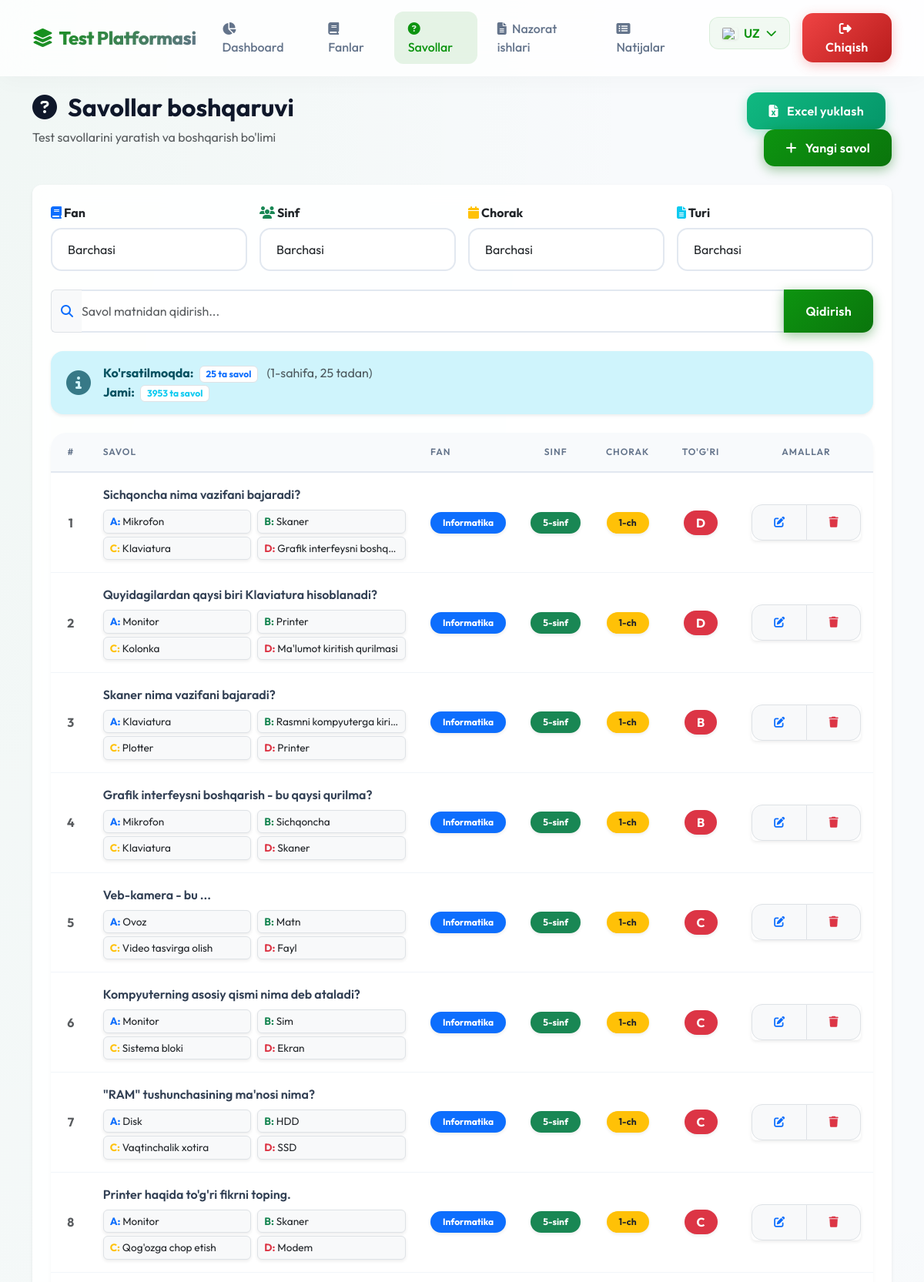
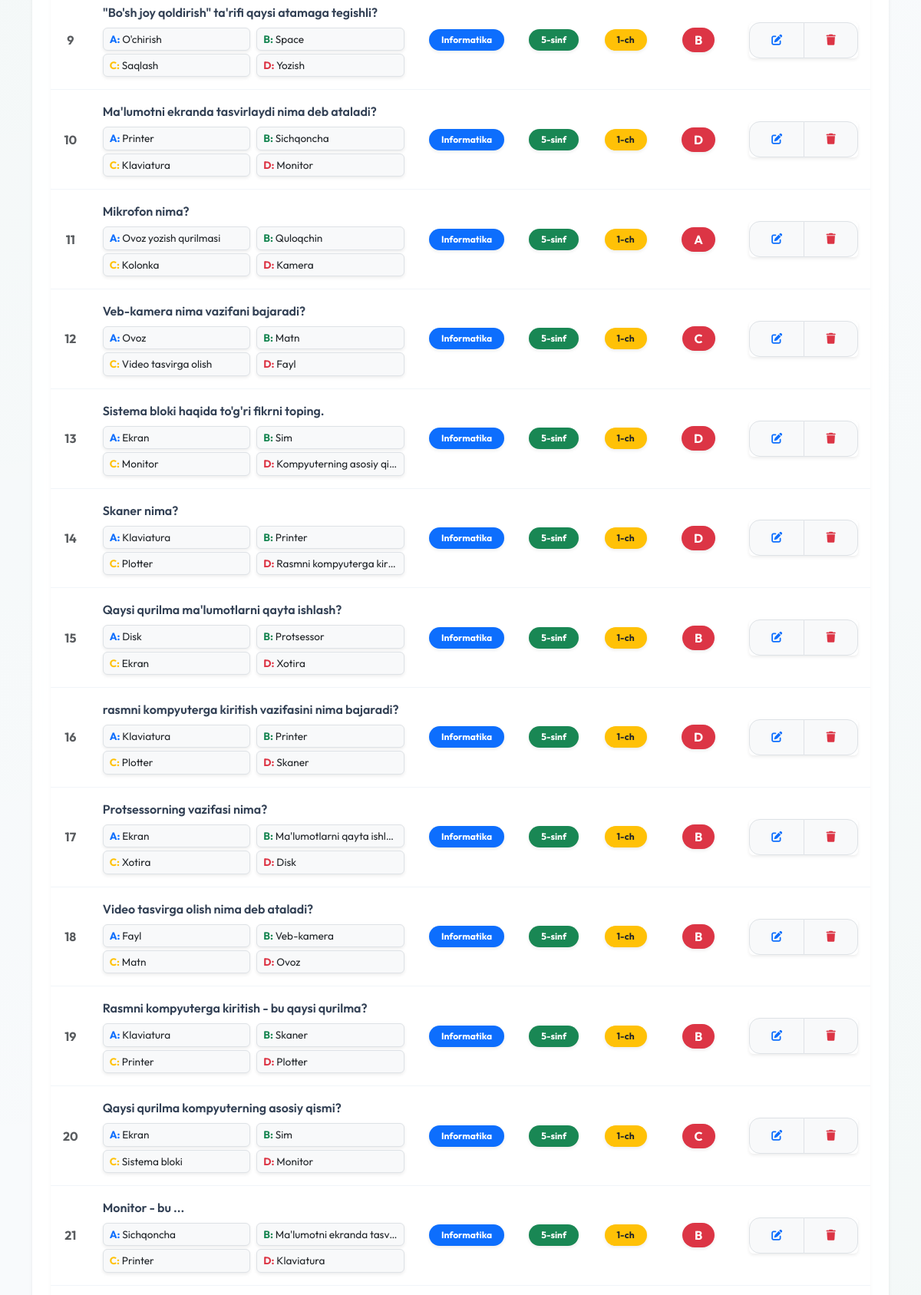
The page /admin/questions (signed in, upper part) on the database its author committed (2 pictures, top to bottom).
### models.py (models this page shows)
class Question(db.Model):
    id = db.Column(db.Integer, primary_key=True)
    subject_id = db.Column(db.Integer, db.ForeignKey('subject.id'), nullable=False)
    grade = db.Column(db.Integer, nullable=False)
    quarter = db.Column(db.Integer, nullable=False)
    question_text = db.Column(db.Text, nullable=False)
    question_text_ru = db.Column(db.Text)
    question_text_en = db.Column(db.Text)
    option_a = db.Column(db.String(200), nullable=False)
    option_a_ru = db.Column(db.String(200))
    option_a_en = db.Column(db.String(200))
    option_b = db.Column(db.String(200), nullable=False)
    option_b_ru = db.Column(db.String(200))
    option_b_en = db.Column(db.String(200))
    option_c = db.Column(db.String(200), nullable=False)
    option_c_ru = db.Column(db.String(200))
    option_c_en = db.Column(db.String(200))
    option_d = db.Column(db.String(200), nullable=False)
    option_d_ru = db.Column(db.String(200))
    option_d_en = db.Column(db.String(200))
    correct_answer = db.Column(db.String(1), nullable=False)  # A, B, C, or D
    subject = db.relationship('Subject', backref='questions')

class Subject(db.Model):
    id = db.Column(db.Integer, primary_key=True)
    name = db.Column(db.String(50), nullable=False)
    name_ru = db.Column(db.String(50))
    name_en = db.Column(db.String(50))
    grades = db.Column(db.String(20), nullable=False)  # "5,6" yoki "7,8,9"
    is_protected = db.Column(db.Boolean, default=False) # Anti-cheat protection

### routes/admin.py (the view)
@admin_bp.route('/questions')
def questions():
    subject_id = request.args.get('subject_id', type=int)
    grade = request.args.get('grade', type=int)
    quarter = request.args.get('quarter', type=int)
    page = request.args.get('page', 1, type=int)
    per_page = 25
    query = Question.query
    if subject_id:
        query = query.filter_by(subject_id=subject_id)
    if grade:
        query = query.filter_by(grade=grade)
    if quarter:
        query = query.filter_by(quarter=quarter)
    is_control_work = request.args.get('is_control_work')
    if is_control_work == '1':
        query = query.filter(Question.control_works.any())
    elif is_control_work == '0':
        query = query.filter(~Question.control_works.any())
    search = request.args.get('search')
    if search:
        search_term = f"%{search}%"
        query = query.filter(Question.question_text.ilike(search_term))
    pagination = query.paginate(page=page, per_page=per_page, error_out=False)
    questions = pagination.items
    all_questions = Question.query.all()
    subjects = Subject.query.all()
    return render_template('admin_questions.html',
                         questions=questions,
                         all_questions=all_questions,
                         pagination=pagination,
                         subjects=subjects)

### routes/admin.py (called while the page is built)
@admin_bp.before_request
def require_login():
    allowed_routes = ['admin.login', 'admin.result_delete']
    if request.endpoint != 'admin.login' and 'admin_id' not in session:
        return redirect(url_for('admin.login'))

### templates/admin_questions.html (shortened to what this page needs)
{% extends "base.html" %}
{% block content %}
<div class="container">
    <div class="row mb-4 animate-fade-in-up">
        <div class="col-md-8">
            <h2 class="fw-bold text-gradient"><i class="fas fa-question-circle me-2"></i> {{ _('Savollar boshqaruvi') }}
            </h2>
            <p class="text-muted">{{ _('Test savollarini yaratish va boshqarish bo\'limi') }}</p>
        </div>
        <div class="col-md-4 text-md-end">
            <button type="button" class="btn btn-success me-2" data-bs-toggle="modal" data-bs-target="#importModal">
                <i class="fas fa-file-excel me-2"></i> {{ _('Excel yuklash') }}
            </button>
            <a href="{{ url_for('admin.question_add') }}" class="btn btn-primary">
                <i class="fas fa-plus me-2"></i> {{ _('Yangi savol') }}
            </a>
        </div>
    </div>
    <div class="card shadow-sm border-0 animate-fade-in-up" style="border-radius: 12px; animation-delay: 0.1s;">
        <div class="card-body p-4">
            <form method="GET" class="mb-4">
                <div class="row g-3">
                    <div class="col-md-3">
                        <label class="form-label fw-bold">
                            <i class="fas fa-book text-primary"></i> {{ _('Fan') }}
                        </label>
                        <select name="subject_id" class="form-select" onchange="this.form.submit()">
                            <option value="">{{ _('Barchasi') }}</option>
                        </select>
                    </div>
                    <div class="col-md-3">
                        <label class="form-label fw-bold">
                            <i class="fas fa-users text-success"></i> {{ _('Sinf') }}
                        </label>
                        <select name="grade" class="form-select" onchange="this.form.submit()">
                            <option value="">{{ _('Barchasi') }}</option>
                        </select>
                    </div>
                    <div class="col-md-3">
                        <label class="form-label fw-bold">
                            <i class="fas fa-calendar text-warning"></i> {{ _('Chorak') }}
                        </label>
                        <select name="quarter" class="form-select" onchange="this.form.submit()">
                            <option value="">{{ _('Barchasi') }}</option>
                        </select>
                    </div>
                    <div class="col-md-3">
                        <label class="form-label fw-bold">
                            <i class="fas fa-file-alt text-info"></i> {{ _('Turi') }}
                        </label>
                        <select name="is_control_work" class="form-select" onchange="this.form.submit()">
                            <option value="">{{ _('Barchasi') }}</option>
                        </select>
                    </div>
                </div>
                <div class="row g-3 mt-2">
                    <div class="col-12">
                        <div class="input-group">
                            <span class="input-group-text bg-light text-primary border-end-0">
                                <i class="fas fa-search"></i>
                            </span>
                            <input type="text" name="search" class="form-control border-start-0 ps-0"
                                placeholder="{{ _('Savol matnidan qidirish...') }}"
                                value="{{ request.args.get('search', '') }}">
                            <button class="btn btn-primary" type="submit">
                                {{ _('Qidirish') }}
                            </button>
                        </div>
                    </div>
                </div>
            </form>
            <div class="alert alert-info mb-4 border-0 shadow-sm d-flex align-items-center">
                <i class="fas fa-info-circle fa-2x me-3 opacity-75"></i>
                <div>
                    <strong>{{ _('Ko\'rsatilmoqda') }}:</strong> <span
                        class="badge bg-white text-primary border ms-1">{{ questions|length }} ta savol</span>
                    <span class="text-muted ms-2">({{ pagination.page }}-{{ _('sahifa') }}, {{ pagination.per_page }} {{
                        _('tadan') }})</span>
                    <br>
                    <strong>{{ _('Jami') }}:</strong> <span class="badge bg-white text-info border ms-1">{{
                        pagination.total }} ta savol</span>
                </div>
            </div>
            {% if questions %}
            <div class="table-responsive">
                <table class="table table-hover align-middle mb-0">
                    <thead class="table-light">
                        <tr>
                            <th style="width: 50px;" class="text-center">#</th>
                            <th>{{ _('Savol') }}</th>
                            <th style="width: 120px;">{{ _('Fan') }}</th>
                            <th style="width: 80px;" class="text-center">{{ _('Sinf') }}</th>
                            <th style="width: 90px;" class="text-center">{{ _('Chorak') }}</th>
                            <th style="width: 100px;" class="text-center">{{ _('To\'g\'ri') }}</th>
                            <th style="width: 120px;" class="text-center">{{ _('Amallar') }}</th>
                        </tr>
                    </thead>
                    <tbody class="border-top-0">
                        {% for question in questions %}
                        <tr>
                            <td class="text-center text-muted fw-bold">{{ loop.index + (pagination.page - 1) *
                                pagination.per_page }}</td>
                            <td>
                                <div class="text-wrap fw-semibold mb-2" style="max-width: 500px;"
                                    title="{{ question.question_text }}">
                                    {{ question.question_text }}
                                </div>
                                <div class="row gx-2 gy-1" style="font-size: 0.85rem;">
                                    <div class="col-6">
                                        <div class="border rounded bg-light px-2 py-1 text-dark shadow-sm text-truncate"
                                            title="{{ question.option_a }}"><strong class="text-primary">A:</strong> {{
                                            question.option_a }}</div>
                                    </div>
                                    <div class="col-6">
                                        <div class="border rounded bg-light px-2 py-1 text-dark shadow-sm text-truncate"
                                            title="{{ question.option_b }}"><strong class="text-success">B:</strong> {{
                                            question.option_b }}</div>
                                    </div>
                                    <div class="col-6">
                                        <div class="border rounded bg-light px-2 py-1 text-dark shadow-sm text-truncate"
                                            title="{{ question.option_c }}"><strong class="text-warning">C:</strong> {{
                                            question.option_c }}</div>
                                    </div>
                                    <div class="col-6">
                                        <div class="border rounded bg-light px-2 py-1 text-dark shadow-sm text-truncate"
                                            title="{{ question.option_d }}"><strong class="text-danger">D:</strong> {{
                                            question.option_d }}</div>
                                    </div>
                                </div>
                            </td>
                            <td>
                                <span class="badge bg-primary rounded-pill px-3 py-2 shadow-sm">{{ question.subject.name
                                    }}</span>
                            </td>
                            <td class="text-center">
                                <span class="badge bg-success rounded-pill px-3 py-2 shadow-sm">{{ question.grade
                                    }}-sinf</span>
                            </td>
                            <td class="text-center">
                                <span class="badge bg-warning text-dark rounded-pill px-3 py-2 shadow-sm">{{
                                    question.quarter }}-ch</span>
                            </td>
                            <td class="text-center">
                                <span class="badge bg-danger rounded-pill px-3 py-2 shadow-sm fs-6">{{
                                    question.correct_answer }}</span>
                            </td>
                            <td class="text-center">
                                <div class="btn-group btn-group-sm shadow-sm" role="group">
                                    <a href="{{ url_for('admin.question_edit', id=question.id) }}"
                                        class="btn btn-light border" data-bs-toggle="tooltip"
                                        title="{{ _('Tahrirlash') }}">
                                        <i class="fas fa-edit text-primary"></i>
                                    </a>
                                    <button type="button" class="btn btn-light border text-danger"
                                        onclick="deleteQuestion({{ question.id }}, this)" data-bs-toggle="tooltip"
                                        title="{{ _('O\'chirish') }}">
                                        <i class="fas fa-trash"></i>
                                    </button>
                                </div>
                            </td>
                        </tr>
                        {% endfor %}
                    </tbody>
                </table>
            </div>
            {% endif %}
        </div>
    </div>
</div>
{% endblock %}

### templates/base.html (style rules this page uses)
:root { --primary: #0d9410; --primary-dark: #0a750c; --secondary: #64748b; --success: #10b981; --danger: #ef4444; --warning: #f59e0b; --dark: #0f172a; --light: #f8fafc; --glass: rgba(255, 255, 255, 0.9); --glass-border: rgba(255, 255, 255, 0.2); --shadow: 0 10px 40px -10px rgba(0, 0, 0, 0.1); }
body { font-family: 'Outfit', sans-serif; background: #f8fafc; background-image: radial-gradient(at 0% 0%, rgba(13, 148, 16, 0.03) 0px, transparent 50%), radial-gradient(at 100% 100%, rgba(13, 148, 16, 0.03) 0px, transparent 50%); background-attachment: fixed; min-height: 100vh; color: var(--dark); }
.card { background: var(--glass); backdrop-filter: blur(12px); -webkit-backdrop-filter: blur(12px); border: 1px solid rgba(255, 255, 255, 0.5); border-radius: 24px; box-shadow: var(--shadow); transition: transform 0.3s cubic-bezier(0.4, 0, 0.2, 1), box-shadow 0.3s ease; overflow: hidden; }
.btn { border-radius: 14px; padding: 12px 28px; font-weight: 600; letter-spacing: 0.3px; transition: all 0.3s cubic-bezier(0.4, 0, 0.2, 1); border: none; position: relative; overflow: hidden; }
.btn-primary { background: linear-gradient(135deg, var(--primary), var(--primary-dark)); box-shadow: 0 4px 15px rgba(10, 117, 12, 0.4); }
.btn-success { background: linear-gradient(135deg, var(--success), #059669); box-shadow: 0 4px 15px rgba(16, 185, 129, 0.3); }
.form-control, .form-select { border-radius: 14px; border: 2px solid #e2e8f0; padding: 14px 20px; font-size: 1rem; transition: all 0.3s ease; background: rgba(255, 255, 255, 0.8); }
.alert { border: none; border-radius: 16px; padding: 16px 20px; box-shadow: 0 10px 15px -3px rgba(0, 0, 0, 0.05); animation: slideInDown 0.5s cubic-bezier(0.4, 0, 0.2, 1); }
.table-responsive { border-radius: 20px; box-shadow: 0 4px 6px -1px rgba(0, 0, 0, 0.05); }
.table { background: white; margin-bottom: 0; }
.table thead th { background: #f8fafc; color: #64748b; font-weight: 600; text-transform: uppercase; font-size: 0.75rem; letter-spacing: 1px; padding: 16px; border-bottom: 2px solid #e2e8f0; }
.table tbody td { padding: 16px; vertical-align: middle; border-bottom: 1px solid #f1f5f9; color: #334155; }

### rows shown on the page
Question: question_text "Sichqoncha nima vazifani bajaradi?", option_a "Mikrofon", option_b "Skaner", option_c "Klaviatura", option_d "Grafik interfeysni boshq…", subject.name "Informatika", grade "5", quarter "1", correct_answer "D"
Question: question_text "Quyidagilardan qaysi biri Klaviatura hisoblanadi?", option_a "Monitor", option_b "Printer", option_c "Kolonka", option_d "Ma'lumot kiritish qurilmasi", subject.name "Informatika", grade "5", quarter "1", correct_answer "D"
Question: question_text "Skaner nima vazifani bajaradi?", option_a "Klaviatura", option_b "Rasmni kompyuterga kiri…", option_c "Plotter", option_d "Printer", subject.name "Informatika", grade "5", quarter "1", correct_answer "B"
Question: question_text "Grafik interfeysni boshqarish - bu qaysi qurilma?", option_a "Mikrofon", option_b "Sichqoncha", option_c "Klaviatura", option_d "Skaner", subject.name "Informatika", grade "5", quarter "1", correct_answer "B"
Question: question_text "Veb-kamera - bu ...", option_a "Ovoz", option_b "Matn", option_c "Video tasvirga olish", option_d "Fayl", subject.name "Informatika", grade "5", quarter "1", correct_answer "C"
Question: question_text "Kompyuterning asosiy qismi nima deb ataladi?", option_a "Monitor", option_b "Sim", option_c "Sistema bloki", option_d "Ekran", subject.name "Informatika", grade "5", quarter "1", correct_answer "C"
Question: question_text "\"RAM\" tushunchasining ma'nosi nima?", option_a "Disk", option_b "HDD", option_c "Vaqtinchalik xotira", option_d "SSD", subject.name "Informatika", grade "5", quarter "1", correct_answer "C"
Question: question_text "Printer haqida to'g'ri fikrni toping.", option_a "Monitor", option_b "Skaner", option_c "Qog'ozga chop etish", option_d "Modem", subject.name "Informatika", grade "5", quarter "1", correct_answer "C"
Question: question_text "\"Bo'sh joy qoldirish\" ta'rifi qaysi atamaga tegishli?", option_a "O'chirish", option_b "Space", option_c "Saqlash", option_d "Yozish", subject.name "Informatika", grade "5", quarter "1", correct_answer "B"
Question: question_text "Ma'lumotni ekranda tasvirlaydi nima deb ataladi?", option_a "Printer", option_b "Sichqoncha", option_c "Klaviatura", option_d "Monitor", subject.name "Informatika", grade "5", quarter "1", correct_answer "D"
Question: question_text "Mikrofon nima?", option_a "Ovoz yozish qurilmasi", option_b "Quloqchin", option_c "Kolonka", option_d "Kamera", subject.name "Informatika", grade "5", quarter "1", correct_answer "A"
Question: question_text "Veb-kamera nima vazifani bajaradi?", option_a "Ovoz", option_b "Matn", option_c "Video tasvirga olish", option_d "Fayl", subject.name "Informatika", grade "5", quarter "1", correct_answer "C"
Question: question_text "Sistema bloki haqida to'g'ri fikrni toping.", option_a "Ekran", option_b "Sim", option_c "Monitor", option_d "Kompyuterning asosiy qi…", subject.name "Informatika", grade "5", quarter "1", correct_answer "D"
Question: question_text "Skaner nima?", option_a "Klaviatura", option_b "Printer", option_c "Plotter", option_d "Rasmni kompyuterga kir…", subject.name "Informatika", grade "5", quarter "1", correct_answer "D"
Question: question_text "Qaysi qurilma ma'lumotlarni qayta ishlash?", option_a "Disk", option_b "Protsessor", option_c "Ekran", option_d "Xotira", subject.name "Informatika", grade "5", quarter "1", correct_answer "B"
Question: question_text "rasmni kompyuterga kiritish vazifasini nima bajaradi?", option_a "Klaviatura", option_b "Printer", option_c "Plotter", option_d "Skaner", subject.name "Informatika", grade "5", quarter "1", correct_answer "D"
Question: question_text "Protsessorning vazifasi nima?", option_a "Ekran", option_b "Ma'lumotlarni qayta ishl…", option_c "Xotira", option_d "Disk", subject.name "Informatika", grade "5", quarter "1", correct_answer "B"
Question: question_text "Video tasvirga olish nima deb ataladi?", option_a "Fayl", option_b "Veb-kamera", option_c "Matn", option_d "Ovoz", subject.name "Informatika", grade "5", quarter "1", correct_answer "B"
Question: question_text "Rasmni kompyuterga kiritish - bu qaysi qurilma?", option_a "Klaviatura", option_b "Skaner", option_c "Printer", option_d "Plotter", subject.name "Informatika", grade "5", quarter "1", correct_answer "B"
Question: question_text "Qaysi qurilma kompyuterning asosiy qismi?", option_a "Ekran", option_b "Sim", option_c "Sistema bloki", option_d "Monitor", subject.name "Informatika", grade "5", quarter "1", correct_answer "C"
Question: question_text "Monitor - bu ...", option_a "Sichqoncha", option_b "Ma'lumotni ekranda tasv…", option_c "Printer", option_d "Klaviatura", subject.name "Informatika", grade "5", quarter "1", correct_answer "B"

### other values the page prints
{{ questions|length }} "25"
{{ pagination.page }} "1"
{{ pagination.per_page }} "25"
{{ pagination.total }} "3953"
form field subject_id "Barchasi"
form field grade "Barchasi"
form field quarter "Barchasi"
form field is_control_work "Barchasi"
